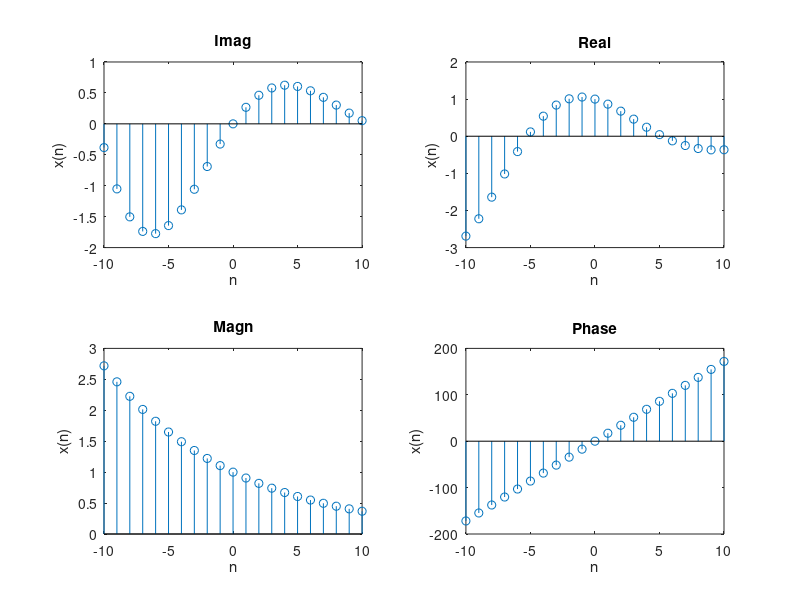

Reproduce this figure in MATLAB.

n = -10:10;
x1 = exp(-0.1 * n);
x2 = x1 .* sin(0.3 * n);
x3 = x1 .* cos(0.3 * n);
x4 = 0.3 * n * 180 / pi

subplot(2, 2, 1), stem(n, x2); title('Imag'); xlabel('n'); ylabel('x(n)');
subplot(2, 2, 2), stem(n, x3); title('Real'); xlabel('n'); ylabel('x(n)');
subplot(2, 2, 3), stem(n, x1); title('Magn'); xlabel('n'); ylabel('x(n)');
subplot(2, 2, 4), stem(n, x4); title('Phase'); xlabel('n'); ylabel('x(n)');
